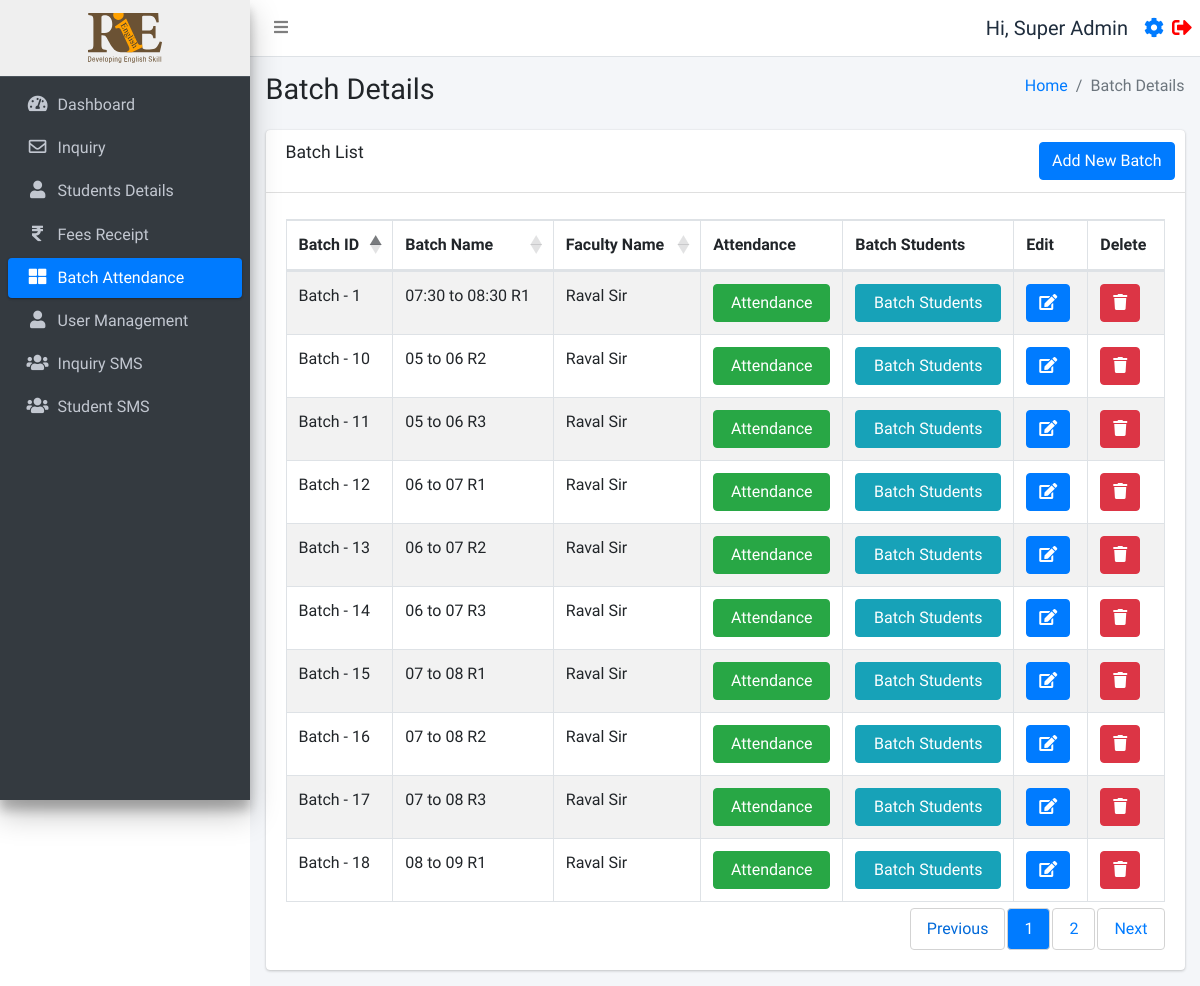
Page /batch.php (signed in) on the committed database.
### tables this page shows
CREATE TABLE `users` (
  `id` int(11) NOT NULL,
  `username` varchar(255) NOT NULL,
  `fullname` varchar(255) NOT NULL,
  `email` varchar(255) NOT NULL,
  `mobile` varchar(15) NOT NULL,
  `password` varchar(255) NOT NULL,
  `status` int(11) NOT NULL,
  `created_at` timestamp NOT NULL DEFAULT current_timestamp()
);

CREATE TABLE `batch_table` (
  `id` int(11) NOT NULL,
  `name` varchar(255) NOT NULL,
  `timestamp` timestamp NOT NULL DEFAULT current_timestamp() ON UPDATE current_timestamp(),
  `FacultyName` varchar(255) NOT NULL
);

### function.php (called while the page is built, shortened)
<?php
require_once('db.php');
function selectFromTable($tableName, $columns, $whereConditions) {
    global $db;
    try {
        $sql = "SELECT " . implode(', ', $columns) . " FROM $tableName";
        if (!empty($whereConditions)) {
            $sql .= " WHERE " . implode(' AND ', array_map(function ($col, $val) {
                if (is_array($val)) {
                    return "$col IN (:" . implode(", :", array_keys($val)) . ")";
                } else {
                    return "$col = :$col";
                }
            }, array_keys($whereConditions), $whereConditions));
        }
        $stmt = $db->prepare($sql);
        foreach ($whereConditions as $col => $value) {
            if (is_array($value)) {
                foreach ($value as $key => $val) {
                    $stmt->bindValue(":$key", $val);
                }
            } else {
                $stmt->bindValue(":$col", $value);
            }
        }
        $stmt->execute();
        return $stmt->fetchAll(PDO::FETCH_ASSOC);
    } catch (PDOException $e) {
        return false;
    }
}
?>

### batch.php (the view, shortened to what this page needs)
<!DOCTYPE html>
<html lang="en">
<head>
</head>
<?php
include ('./header.php');
require_once 'function.php';
$isSuperAdmin = isset($_SESSION['user_status']) && $_SESSION['user_status'] === 'super_admin';
$isAdmin = isset($_SESSION['user_status']) && $_SESSION['user_status'] === 'admin';
?>
<div class="content-wrapper">
  <div class="content-header">
    <div class="container-fluid">
      <div class="row mb-2">
        <div class="col-sm-6">
          <h1 class="m-0">Batch Details</h1>
        </div>
        <div class="col-sm-6">
          <ol class="breadcrumb float-sm-right">
            <li class="breadcrumb-item">
              <?php if ($_SESSION['user_status'] === 'faculty'): ?>
                <a href="./batch.php">Home</a>
              <?php else: ?>
                <a href="./dashboard.php">Home</a>
              <?php endif; ?>
            </li>
            <li class="breadcrumb-item active">Batch Details</li>
          </ol>
        </div>
      </div>
    </div>
  </div>
  <section class="content">
    <div class="container-fluid">
      <div class="row">
        <div class="col-12">
          <div class="card">
            <div class="card-header">
              <h3 class="card-title">Batch List</h3>
              <?php if ($isSuperAdmin || $isAdmin): ?>
                <div class="card-tools">
                  <a href="./addbatch.php" class="btn btn-primary">Add New Batch</a>
                </div>
              <?php endif; ?>
            </div>
            <div class="card-body">
              <div class="table-responsive">
                <table id="example1" class="table table-bordered table-striped">
                  <thead>
                    <tr>
                      <th>Batch ID</th>
                      <th>Batch Name</th>
                      <th>Faculty Name</th>
                      <th>Attendance</th>
                      <th>Batch Students</th>
                      <?php if ($isSuperAdmin || $isAdmin): ?>
                        <th>Edit</th>
                      <?php endif; ?>
                      <?php if ($isSuperAdmin): ?>
                        <th>Delete</th>
                      <?php endif; ?>
                    </tr>
                  </thead>
                  <tbody>
                    <?php
                    $batches = selectFromTable('batch_table', ['id', 'name', 'FacultyName'], []);
                    foreach ($batches as $row) {
                      echo "<tr>";
                      echo "<td>Batch - " . $row['id'] . "</td>";
                      echo "<td>" . $row['name'] . "</td>";
                      echo "<td>" . $row['FacultyName'] . "</td>";
                      echo "<td><a href='javascript:void(0);' onclick='confirmAttendance(" . $row['id'] . ")' class='btn btn-success col-md-12'>Attendance</a></td>";
                      echo "<td><a href='javascript:void(0);' onclick='confirmBatchStudents(" . $row['id'] . ")' class='btn btn-info col-md-12'>Batch Students</a></td>";
                      if ($isSuperAdmin || $isAdmin) {
                        echo "<td><a href='javascript:void(0);' onclick='confirmEdit(" . $row['id'] . ")' class='btn btn-primary'><i class='fas fa-edit'></i></a></td>";
                      }
                      if ($isSuperAdmin) {
                        echo "<td><a href='javascript:void(0);' onclick='confirmDelete(" . $row['id'] . ")' class='btn btn-danger'><i class='fas fa-trash'></i></a></td>";
                      }
                      echo "</tr>";
                    }
                    ?>
                  </tbody>
                </table>
              </div>
            </div>
          </div>
        </div>
      </div>
    </div>
  </section>
</div>
<?php include ('./footer.php'); ?>

### header.php (shortened to what this page needs)
<?php
require_once 'db.php';
require_once ('function.php');
$user = selectFromTable('users', ['*'], ['id' => $_SESSION['user_id']]);
$user = $user[0];
$isFaculty = isset($_SESSION['user_status']) && $_SESSION['user_status'] === 'faculty';
$isAdmin = isset($_SESSION['user_status']) && $_SESSION['user_status'] === 'admin';
?>
<!DOCTYPE html>
<html lang="en">
<head>
  <link rel="stylesheet" href="./plugins/fontawesome-free/css/all.min.css">
  <link rel="stylesheet" href="https://code.ionicframework.com/ionicons/2.0.1/css/ionicons.min.css">
  <link rel="stylesheet" href="./plugins/icheck-bootstrap/icheck-bootstrap.min.css">
  <link rel="stylesheet" href="https://cdn.datatables.net/1.10.19/css/dataTables.bootstrap4.min.css">
  <link rel="stylesheet" href="./asset/css/adminlte.min.css">
  <link rel="stylesheet" href="./asset/css/style.css">
</head>
<body class="hold-transition sidebar-mini layout-fixed">
  <div class="wrapper">
    <nav class="main-header navbar navbar-expand navbar-white navbar-light sticky-top">
      <ul class="navbar-nav">
        <li class="nav-item">
          <a class="nav-link" data-widget="pushmenu" href="#" role="button"><i class="fas fa-bars"></i></a>
        </li>
      </ul>
      <ul class="navbar-nav ml-auto">
        <li class="nav-item d-flex align-items-center">
          <span class="mr-3" style="font-size:20px;">Hi, <?php echo $user['fullname']; ?></span>
          <a href="./profile.php" style="font-size:20px;" class="d-block mr-2"><i class="fas fa-cog"></i></a>
          <a href="./logout.php" style="font-size:20px;"><i class="fas fa-sign-out-alt" style="color:red"></i></a>
        </li>
      </ul>
    </nav>
    <aside class="main-sidebar sidebar-dark-primary elevation-4">
      <?php if ($_SESSION['user_status'] === 'faculty'): ?>
        <a href="./batch.php" class="brand-link" style="text-align:center;background:#efefef;">
        <?php else: ?>
          <a href="./dashboard.php" class="brand-link" style="text-align:center;background:#efefef;">
          <?php endif; ?>
          <img src="./asset/img/logo.svg" alt="RIE logo Logo" style="height:50px;">
        </a>
        <div class="sidebar">
          <nav class="mt-2">
            <ul class="nav nav-pills nav-sidebar flex-column" data-widget="treeview" role="menu" data-accordion="false">
              <?php if (!$isFaculty): ?>
                <li class="nav-item">
                  <a href="./dashboard.php" class="nav-link
            <?php if (strpos($_SERVER['REQUEST_URI'], 'dashboard.php') !== false) {
              echo "active";
            } ?>">
                    <i class="nav-icon fas fa-tachometer-alt"></i>
                    <p>
                      Dashboard
                    </p>
                  </a>
                </li>
                <li class="nav-item">
                  <a href="./inquiry.php" class="nav-link
            <?php if (strpos($_SERVER['REQUEST_URI'], 'inquiry.php') !== false) {
              echo "active";
            } ?>">
                    <i class="nav-icon far fa-envelope"></i>
                    <p>
                      Inquiry
                    </p>
                  </a>
                <li class="nav-item">
                  <a href="./studentsdetails.php" class="nav-link
            <?php if (strpos($_SERVER['REQUEST_URI'], 'studentsdetails.php') !== false) {
              echo "active";
            } ?>">
                    <i class="nav-icon fas fa-user"></i>
                    <p>
                      Students Details
                    </p>
                  </a>
                </li>
                <li class="nav-item">
                  <a href="./fees.php" class="nav-link
            <?php if (strpos($_SERVER['REQUEST_URI'], 'fees.php') !== false) {
              echo "active";
            } ?>">
                    <i class="nav-icon fas fa-rupee-sign"></i>
                    <p>
                      Fees Receipt
                    </p>
                  </a>
                </li>
              <?php endif; ?>
              <li class="nav-item">
                <a href="./batch.php" class="nav-link
            <?php if (strpos($_SERVER['REQUEST_URI'], 'batch.php') !== false) {
              echo "active";
            } ?>">
                  <i class="nav-icon fas fa-th-large"></i>
                  <p>
                    Batch Attendance
                  </p>
                </a>
              </li>
              <?php if (!$isFaculty && !$isAdmin): ?>
                <li class="nav-item">
                  <a href="./user_management.php" class="nav-link
            <?php if (strpos($_SERVER['REQUEST_URI'], 'user_management.php') !== false) {
              echo "active";
            } ?>">
                    <i class="nav-icon fas fa-user"></i>
                    <p>
                      User Management
                    </p>
                  </a>
                </li>
              <?php endif; ?>
              <?php if (!$isFaculty): ?>
                <li class="nav-item">
                  <a href="./inquirysms.php" class="nav-link
            <?php if (strpos($_SERVER['REQUEST_URI'], 'inquirysms.php') !== false) {
              echo "active";
            } ?>">
                    <i class="nav-icon fas fa-users"></i>
                    <p>
                      Inquiry SMS
                    </p>
                  </a>
                </li>
                <li class="nav-item">
                  <a href="./studentsms.php" class="nav-link
            <?php if (strpos($_SERVER['REQUEST_URI'], 'studentsms.php') !== false) {
              echo "active";
            } ?>">
                    <i class="nav-icon fas fa-users"></i>
                    <p>
                      Student SMS
                    </p>
                  </a>
                </li>
              <?php endif; ?>
            </ul>
          </nav>
        </div>
    </aside>

### header.php (style rules this page uses)
table thead tr { border: 2px solid #dee2e6 }
table thead { position: sticky; top: 0; background-color: white; }

### rows in the picture
users: fullname "Super Admin"
batch_table: id "1", name "07:30 to 08:30 R1", FacultyName "Raval Sir"
batch_table: id "10", name "05 to 06 R2", FacultyName "Raval Sir"
batch_table: id "11", name "05 to 06 R3", FacultyName "Raval Sir"
batch_table: id "12", name "06 to 07 R1", FacultyName "Raval Sir"
batch_table: id "13", name "06 to 07 R2", FacultyName "Raval Sir"
batch_table: id "14", name "06 to 07 R3", FacultyName "Raval Sir"
batch_table: id "15", name "07 to 08 R1", FacultyName "Raval Sir"
batch_table: id "16", name "07 to 08 R2", FacultyName "Raval Sir"
batch_table: id "17", name "07 to 08 R3", FacultyName "Raval Sir"
batch_table: id "18", name "08 to 09 R1", FacultyName "Raval Sir"
